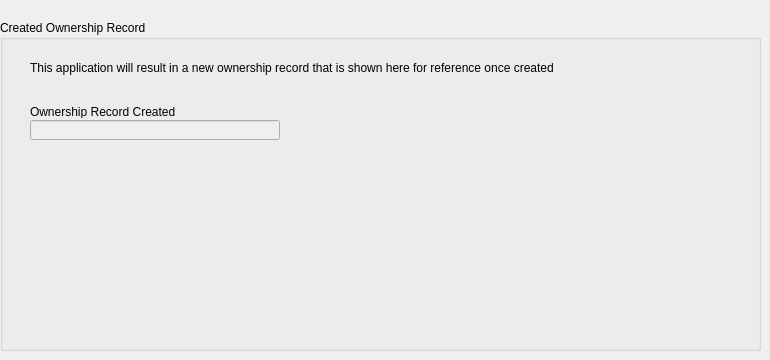
   <widget class="QWidget" name="created_record_tab">
    <attribute name="title">
     <string>Created Record</string>
    </attribute>
    <widget class="QGroupBox" name="groupBox_15">
     <property name="geometry">
      <rect>
       <x>0</x>
       <y>20</y>
       <width>761</width>
       <height>331</height>
      </rect>
     </property>
     <property name="title">
      <string>Created Ownership Record</string>
     </property>
     <widget class="QLabel" name="label_37">
      <property name="geometry">
       <rect>
        <x>30</x>
        <y>85</y>
        <width>250</width>
        <height>13</height>
       </rect>
      </property>
      <property name="text">
       <string>Ownership Record Created</string>
      </property>
     </widget>
     <widget class="QLineEdit" name="record_created_edit">
      <property name="enabled">
       <bool>false</bool>
      </property>
      <property name="geometry">
       <rect>
        <x>30</x>
        <y>100</y>
        <width>250</width>
        <height>20</height>
       </rect>
      </property>
     </widget>
     <widget class="QLabel" name="label_38">
      <property name="geometry">
       <rect>
        <x>30</x>
        <y>40</y>
        <width>721</width>
        <height>16</height>
       </rect>
      </property>
      <property name="text">
       <string>This application will result in a new ownership record that is shown here for reference once created</string>
      </property>
     </widget>
    </widget>
   </widget>
